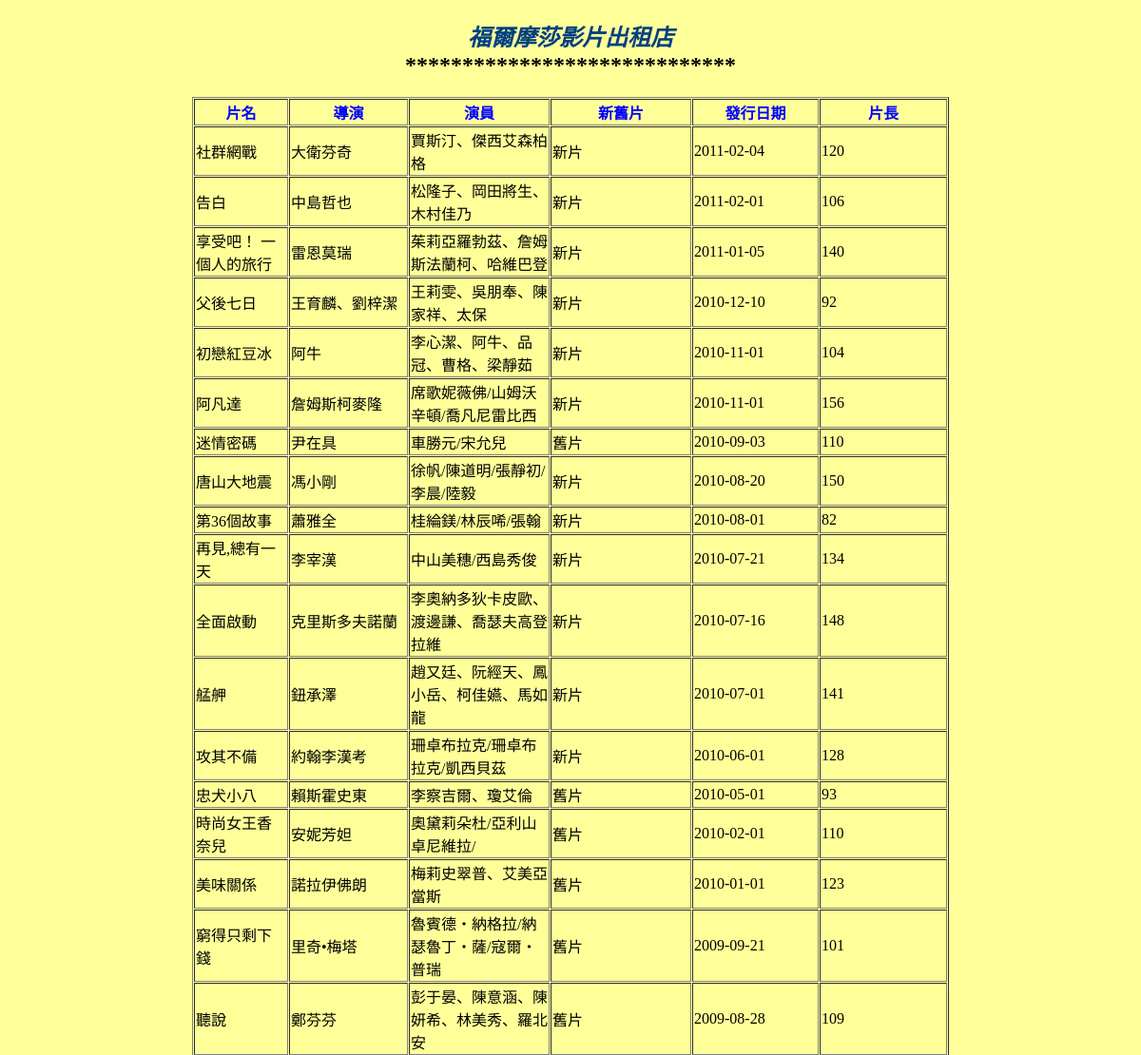
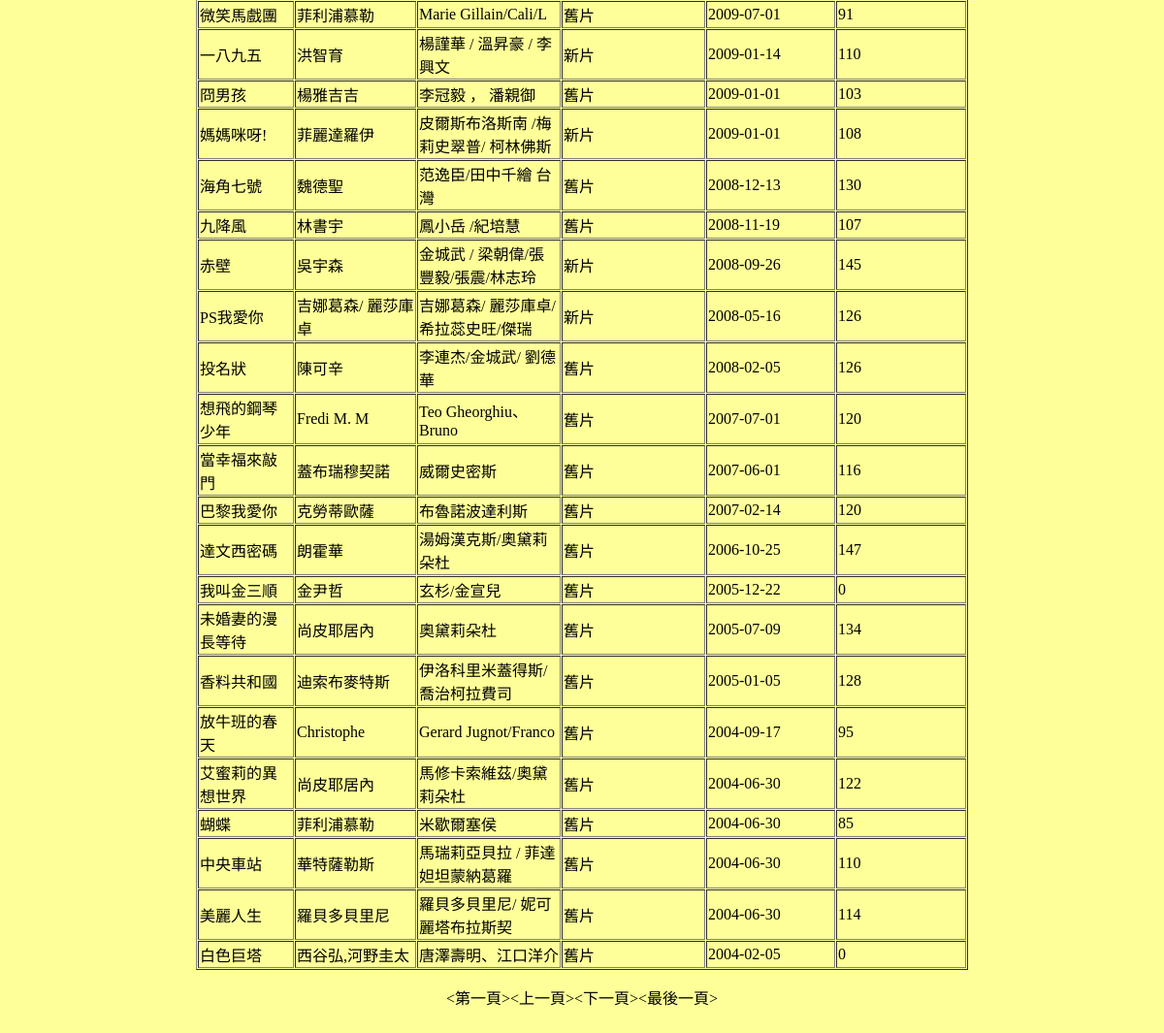
The page /3.每小節完成檔案/13-2-3/movieshop/index.php on the database its author committed (2 pictures, top to bottom).
### tables this page shows
CREATE TABLE `movie` (
  `id` int(10) unsigned zerofill NOT NULL auto_increment,
  `title` varchar(20) NOT NULL COMMENT '片名',
  `director` varchar(10) NOT NULL COMMENT '導演',
  `actor` varchar(20) NOT NULL COMMENT '演員',
  `country` varchar(10) NOT NULL COMMENT '國家',
  `category` varchar(4) NOT NULL COMMENT '影片分級',
  `movietype` varchar(10) NOT NULL COMMENT '影片內容類別',
  `storetype` varchar(7) NOT NULL COMMENT 'DVD/VCD',
  `oldnewtype` varchar(4) NOT NULL COMMENT '新舊片',
  `issuedate` date NOT NULL COMMENT '發行日期',
  `lengthmin` smallint(6) NOT NULL COMMENT '分鐘',
  PRIMARY KEY  (`id`)
);

### 3.每小節完成檔案/13-2-3/movieshop/index.php (the view, shortened to what this page needs)
<?php require_once('Connections/dbconn_movieshop.php'); ?>
<?php
$query_rs_movie = "SELECT id, title, director, actor, oldnewtype, issuedate, lengthmin FROM movie ORDER BY issuedate DESC";
$rs_movie = mysql_query($query_rs_movie, $dbconn_movieshop) or die(mysql_error());
$row_rs_movie = mysql_fetch_assoc($rs_movie);
?>
<!DOCTYPE html PUBLIC "-//W3C//DTD XHTML 1.0 Transitional//EN" "http://www.w3.org/TR/xhtml1/DTD/xhtml1-transitional.dtd">
<html xmlns="http://www.w3.org/1999/xhtml">
<head>
</head>
<body bgcolor="#FFFF99" alink="#996600">
<h2 align="center" class="webtitle"><em>福爾摩莎影片出租店</em><br />
*****************************</h2>
<table width="796" border="1" align="center" cellpadding="1" cellspacing="1">
  <tr class="columntitle">
    <td width="95" align="center"><strong>片名</strong></td>
    <td width="121" align="center"><strong>導演</strong></td>
    <td width="144" align="center"><strong>演員</strong></td>
    <td width="144" align="center" class="columntitle"><strong>新舊片</strong></td>
    <td width="129" align="center"><strong>發行日期</strong></td>
    <td width="130" align="center"><strong>片長</strong></td>
  </tr>
  <?php do { ?>
    <tr>
      <td><?php echo $row_rs_movie['title']; ?></td>
      <td><?php echo $row_rs_movie['director']; ?></td>
      <td align="left"><?php echo $row_rs_movie['actor']; ?></td>
      <td><?php echo $row_rs_movie['oldnewtype']; ?></td>
      <td><?php echo $row_rs_movie['issuedate']; ?></td>
      <td align="left"><?php echo $row_rs_movie['lengthmin']; ?></td>
    </tr>
    <?php } while ($row_rs_movie = mysql_fetch_assoc($rs_movie)); ?>
</table>
<p align="center">&lt;第一頁&gt;&lt;上一頁&gt;&lt;下一頁&gt;&lt;最後一頁&gt;</p>
<p>&nbsp;</p>
</body>
</html>

### 3.每小節完成檔案/13-2-3/movieshop/index.php (style rules this page uses)
.webtitle { color: #000; }
.webtitle em { color: #0000A0; }
.webtitle em { color: #8080C0; }
.webtitle em { color: #004080; }
.columntitle { color: #000; }
.columntitle td { color: #00F; }

### rows shown on the page
movie: title "社群網戰", director "大衛芬奇", actor "賈斯汀、傑西艾森柏格", oldnewtype "新片", issuedate "2011-02-04", lengthmin "120"
movie: title "告白", director "中島哲也", actor "松隆子、岡田將生、木村佳乃", oldnewtype "新片", issuedate "2011-02-01", lengthmin "106"
movie: title "享受吧！ 一個人的旅行", director "雷恩莫瑞", actor "茱莉亞羅勃茲、詹姆斯法蘭柯、哈維巴登", oldnewtype "新片", issuedate "2011-01-05", lengthmin "140"
movie: title "父後七日", director "王育麟、劉梓潔", actor "王莉雯、吳朋奉、陳家祥、太保", oldnewtype "新片", issuedate "2010-12-10", lengthmin "92"
movie: title "初戀紅豆冰", director "阿牛", actor "李心潔、阿牛、品冠、曹格、梁靜茹", oldnewtype "新片", issuedate "2010-11-01", lengthmin "104"
movie: title "阿凡達", director "詹姆斯柯麥隆", actor "席歌妮薇佛/山姆沃辛頓/喬凡尼雷比西", oldnewtype "新片", issuedate "2010-11-01", lengthmin "156"
movie: title "迷情密碼", director "尹在具", actor "車勝元/宋允兒", oldnewtype "舊片", issuedate "2010-09-03", lengthmin "110"
movie: title "唐山大地震", director "馮小剛", actor "徐帆/陳道明/張靜初/李晨/陸毅", oldnewtype "新片", issuedate "2010-08-20", lengthmin "150"
movie: title "第36個故事", director "蕭雅全", actor "桂綸鎂/林辰唏/張翰", oldnewtype "新片", issuedate "2010-08-01", lengthmin "82"
movie: title "再見,總有一天", director "李宰漢", actor "中山美穗/西島秀俊", oldnewtype "新片", issuedate "2010-07-21", lengthmin "134"
movie: title "全面啟動", director "克里斯多夫諾蘭", actor "李奧納多狄卡皮歐、渡邊謙、喬瑟夫高登拉維", oldnewtype "新片", issuedate "2010-07-16", lengthmin "148"
movie: title "艋舺", director "鈕承澤", actor "趙又廷、阮經天、鳳小岳、柯佳嬿、馬如龍", oldnewtype "新片", issuedate "2010-07-01", lengthmin "141"
movie: title "攻其不備", director "約翰李漢考", actor "珊卓布拉克/珊卓布拉克/凱西貝茲", oldnewtype "新片", issuedate "2010-06-01", lengthmin "128"
movie: title "忠犬小八", director "賴斯霍史東", actor "李察吉爾、瓊艾倫", oldnewtype "舊片", issuedate "2010-05-01", lengthmin "93"
movie: title "時尚女王香奈兒", director "安妮芳妲", actor "奧黛莉朵杜/亞利山卓尼維拉/", oldnewtype "舊片", issuedate "2010-02-01", lengthmin "110"
movie: title "美味關係", director "諾拉伊佛朗", actor "梅莉史翠普、艾美亞當斯", oldnewtype "舊片", issuedate "2010-01-01", lengthmin "123"
movie: title "窮得只剩下錢", director "里奇•梅塔", actor "魯賓德‧納格拉/納瑟魯丁‧薩/寇爾‧普瑞", oldnewtype "舊片", issuedate "2009-09-21", lengthmin "101"
movie: title "聽說", director "鄭芬芬", actor "彭于晏、陳意涵、陳妍希、林美秀、羅北安", oldnewtype "舊片", issuedate "2009-08-28", lengthmin "109"
movie: title "微笑馬戲團", director "菲利浦慕勒", actor "Marie Gillain/Cali/L", oldnewtype "舊片", issuedate "2009-07-01", lengthmin "91"
movie: title "一八九五", director "洪智育", actor "楊謹華 / 溫昇豪 / 李興文", oldnewtype "新片", issuedate "2009-01-14", lengthmin "110"
movie: title "冏男孩", director "楊雅吉吉", actor "李冠毅 ， 潘親御", oldnewtype "舊片", issuedate "2009-01-01", lengthmin "103"
movie: title "媽媽咪呀!", director "菲麗達羅伊", actor "皮爾斯布洛斯南 /梅莉史翠普/ 柯林佛斯", oldnewtype "新片", issuedate "2009-01-01", lengthmin "108"
movie: title "海角七號", director "魏德聖", actor "范逸臣/田中千繪 台灣", oldnewtype "舊片", issuedate "2008-12-13", lengthmin "130"
movie: title "九降風", director "林書宇", actor "鳳小岳 /紀培慧", oldnewtype "舊片", issuedate "2008-11-19", lengthmin "107"
movie: title "赤壁", director "吳宇森", actor "金城武 / 梁朝偉/張豐毅/張震/林志玲", oldnewtype "新片", issuedate "2008-09-26", lengthmin "145"
movie: title "PS我愛你", director "吉娜葛森/ 麗莎庫卓", actor "吉娜葛森/ 麗莎庫卓/ 希拉蕊史旺/傑瑞", oldnewtype "新片", issuedate "2008-05-16", lengthmin "126"
movie: title "投名狀", director "陳可辛", actor "李連杰/金城武/ 劉德華", oldnewtype "舊片", issuedate "2008-02-05", lengthmin "126"
movie: title "想飛的鋼琴少年", director "Fredi M. M", actor "Teo Gheorghiu、Bruno", oldnewtype "舊片", issuedate "2007-07-01", lengthmin "120"
movie: title "當幸福來敲門", director "蓋布瑞穆契諾", actor "威爾史密斯", oldnewtype "舊片", issuedate "2007-06-01", lengthmin "116"
movie: title "巴黎我愛你", director "克勞蒂歐薩", actor "布魯諾波達利斯", oldnewtype "舊片", issuedate "2007-02-14", lengthmin "120"
movie: title "達文西密碼", director "朗霍華", actor "湯姆漢克斯/奧黛莉朵杜", oldnewtype "舊片", issuedate "2006-10-25", lengthmin "147"
movie: title "我叫金三順", director "金尹哲", actor "玄杉/金宣兒", oldnewtype "舊片", issuedate "2005-12-22", lengthmin "0"
movie: title "未婚妻的漫長等待", director "尚皮耶居內", actor "奧黛莉朵杜", oldnewtype "舊片", issuedate "2005-07-09", lengthmin "134"
movie: title "香料共和國", director "迪索布麥特斯", actor "伊洛科里米蓋得斯/ 喬治柯拉費司", oldnewtype "舊片", issuedate "2005-01-05", lengthmin "128"
movie: title "放牛班的春天", director "Christophe", actor "Gerard Jugnot/Franco", oldnewtype "舊片", issuedate "2004-09-17", lengthmin "95"
movie: title "艾蜜莉的異想世界", director "尚皮耶居內", actor "馬修卡索維茲/奧黛莉朵杜", oldnewtype "舊片", issuedate "2004-06-30", lengthmin "122"
movie: title "蝴蝶", director "菲利浦慕勒", actor "米歇爾塞侯", oldnewtype "舊片", issuedate "2004-06-30", lengthmin "85"
movie: title "中央車站", director "華特薩勒斯", actor "馬瑞莉亞貝拉 / 菲達妲坦蒙納葛羅", oldnewtype "舊片", issuedate "2004-06-30", lengthmin "110"
movie: title "美麗人生", director "羅貝多貝里尼", actor "羅貝多貝里尼/ 妮可麗塔布拉斯契", oldnewtype "舊片", issuedate "2004-06-30", lengthmin "114"
movie: title "白色巨塔", director "西谷弘,河野圭太", actor "唐澤壽明、江口洋介", oldnewtype "舊片", issuedate "2004-02-05", lengthmin "0"
